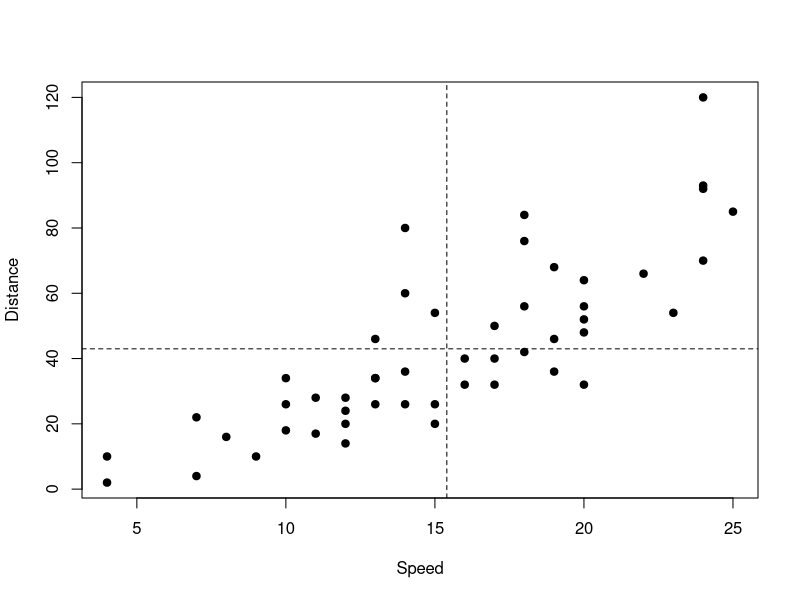
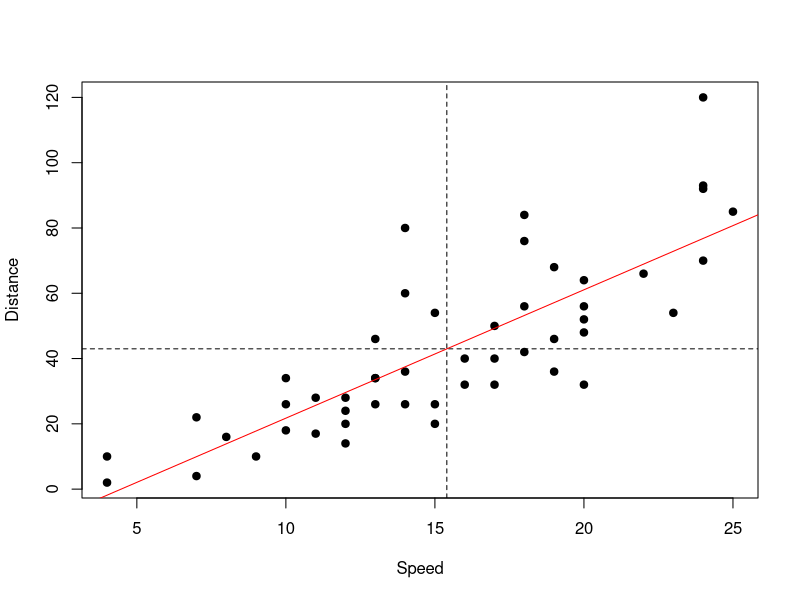

The R source for these figures, in order:
## ---- chunk 1
knitr::opts_chunk$set(echo = TRUE)
## ---- chunk 2

library(datasets)
x = cars$speed
y = cars$dist

plot(x, y, pch=19, xlab='Speed', ylab='Distance')
xmean = mean(x)
ymean = mean(y)
abline(v=xmean, h=ymean, lty=2)
## ---- chunk 3

fit = lm(y ~ x)
summary(fit)
## ---- chunk 4
plot(x, y, pch=19, xlab='Speed', ylab='Distance')
abline(v=xmean, h=ymean, lty=2)
abline(coef(fit), col='red')
